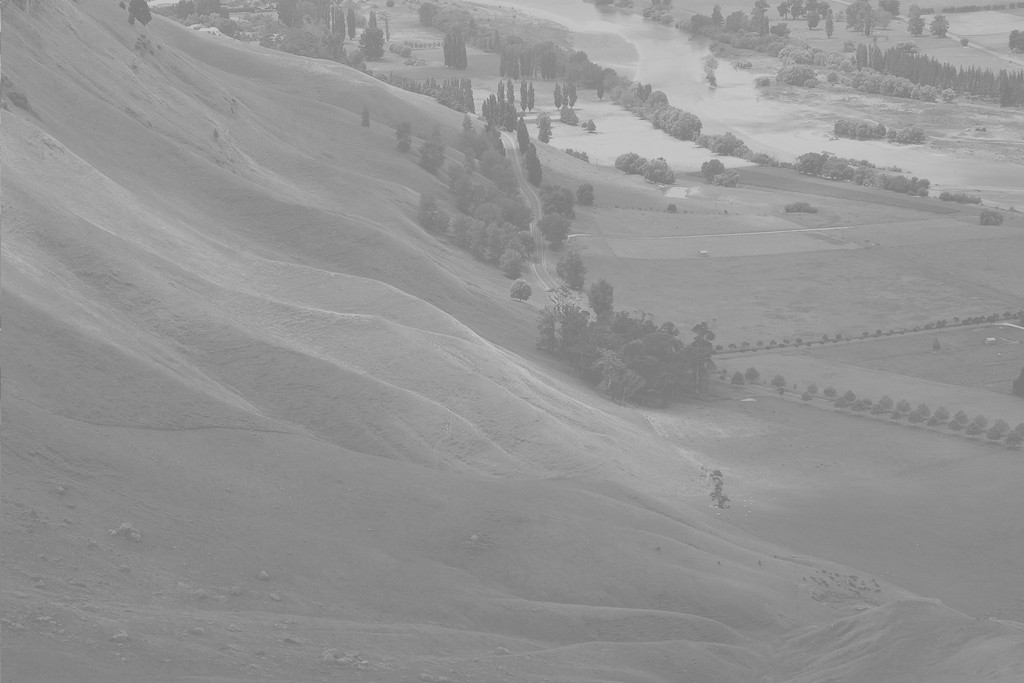
#> input picture input_image.jpg, 1024 x 683 px
$ python compare.py
#> lines starting #> are read from the running program, lines starting #| are printed output that depends on the picture
### histo_equal_compare.py
import pylab as pl	# matplotlib's subpackage as pl for graph
import numpy as np	# use numpy library as np for array object
import cv2			# opencv-python

def Hist_Equal(image):				# define function histogram equalization (input image)
### count values for each pixels
	x, y = image.shape 				# get image size x*y, for a image with x rows and y columns
	histo = [0.0] * 256 			# Initializes a 256 array to hold the number of
									# occurrences of each gray level
	for i in range(0, x): 			# count each pixel value(gray level) from 0 to x
		for j in range(0, y): 		# count each pixel value(gray level) from 0 to y
			histo[image[i, j]]+=1	# count the number of occurrences of each gray level

### cdf and new pixels values
	cdf = np.cumsum(np.array(histo))						# cumulative distribution function
	trans_val = np.uint8((cdf-cdf[0])/((x*y)-cdf[0])*255)	# calculate transfer value

### applying transfered values for each pixels
	new_img = np.zeros_like(image) 	# Return an empty array new_img with shape and type of input.
	for i in range(0, x):			# count each pixel value(gray level) from 0 to x
		for j in range(0, y):		# count each pixel value(gray level) from 0 to y
			new_img[i, j] = trans_val[image[i, j]]	#fill the equalization result in the array

	return new_img					# return transformed image

### compare.py
import pylab as pl	# matplotlib's subpackage as pl for graph
import numpy as np	# use numpy library as np for array object
import cv2			# opencv-python

def histo(image):
	x, y = image.shape 				# get image size x*y, for a image with x rows and y columns
	histo = [0.0] * 256 			# Initializes a 256 array to hold the number of
									# occurrences of each gray level
	for i in range(0, x): 			# count each pixel value(gray level) from 0 to x
		for j in range(0, y): 		# count each pixel value(gray level) from 0 to y
			histo[image[i, j]]+=1	# count the number of occurrences of each gray level

	return np.array(histo)			# return histogram

img = cv2.imread('input_image.jpg') # read image
#> img is the input picture: shape (683, 1024, 3); min 114, max 208, mean 148

grayimg = cv2.cvtColor(img,cv2.COLOR_BGR2GRAY) # convert image to grayscal
original_histo = histo(grayimg)				   # calculate original image's histogram
#> original_histo = 256 values, max 28701 at index 137, min 0 at index 0, mean 2732

from histo_equal_compare import Hist_Equal #use histogram equalization algorithm
new_img = Hist_Equal(grayimg)			   # histogram equalized image
#> after the loop in Hist_Equal, `for i in range(0, x):`:
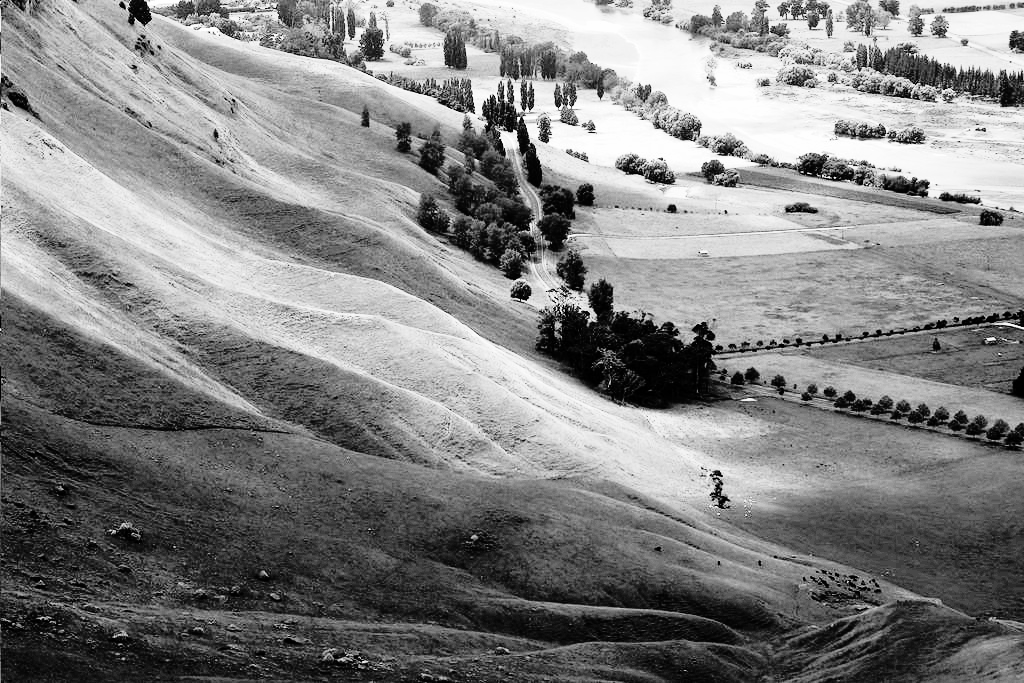
#> new_img: shape (683, 1024); min 0, max 255, mean 130
new_histo = histo(new_img)				   # new image's histogram
#> new_histo = 256 values, max 28701 at index 62, min 0 at index 6, mean 2732

openCV_img = cv2.equalizeHist(grayimg) # openCV function histogram equalization
openCV_histo = histo(openCV_img)	   # opencv function's result histogram
#> openCV_histo = 256 values, max 28701 at index 63, min 0 at index 5, mean 2732


pl.subplot(231)					# image position 2 row, 3 column, first position
pl.imshow(grayimg)				# show image "grayimg"
pl.title('original image')		# graph title "original image"
pl.set_cmap('gray')				# show in gray scale

pl.subplot(232)					# image position 2 row, 3 column, second position
pl.imshow(new_img)				# show image "new_img"
pl.title('equalized image')		# graph title "equalized image"
pl.set_cmap('gray')				# show in gray scale

pl.subplot(233)					# image position 2 row, 3 column, third position
pl.imshow(openCV_img)			# show image "openCV_img"
pl.title('opence equalized image')	# graph title "opence equalized image"
pl.set_cmap('gray')				# show in gray scale

pl.subplot(234)					# image position 2 row, 3 column, fourth position
pl.plot(original_histo)			# show image "original_histo"
pl.title('Original histogram')	# graph title "original histogram"

pl.subplot(235)					# image position 2 row, 3 column, fifth position
pl.plot(new_histo)				# show image "new_histo"
pl.title('New histogram') 		# graph title "New histogram"

pl.subplot(236)					# image position 2 row, 3 column, sixth position
pl.plot(openCV_histo)			# show image "openCV_histo"
pl.title('openCV histogram')	# graph title "openCV histogram"

pl.show()
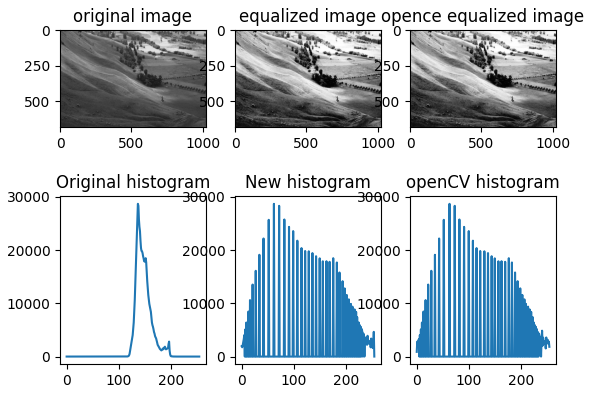
#> figure drawn by matplotlib, 6 panels; panel 4: curve peaks at x = 137, y = 28701; panel 5: curve peaks at x = 62, y = 28701; panel 6: curve peaks at x = 63, y = 28701
